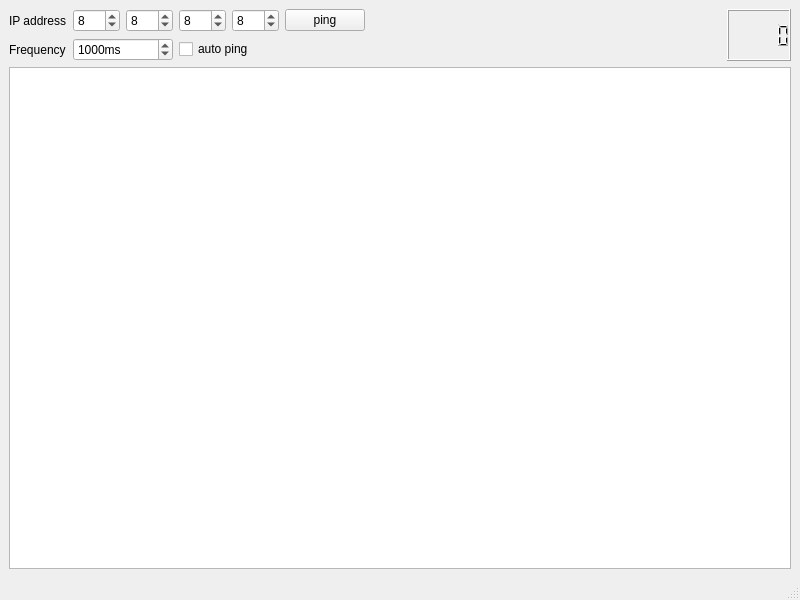
<?xml version="1.0" encoding="UTF-8"?>
<ui version="4.0">
 <class>MainWindow</class>
 <widget class="QMainWindow" name="MainWindow">
  <property name="geometry">
   <rect>
    <x>0</x>
    <y>0</y>
    <width>800</width>
    <height>600</height>
   </rect>
  </property>
  <property name="windowTitle">
   <string>MainWindow</string>
  </property>
  <widget class="QWidget" name="centralwidget">
   <layout class="QGridLayout" name="gridLayout">
    <item row="0" column="3">
     <widget class="QSpinBox" name="spinBox_ip_3">
      <property name="minimum">
       <number>0</number>
      </property>
      <property name="maximum">
       <number>255</number>
      </property>
      <property name="value">
       <number>8</number>
      </property>
     </widget>
    </item>
    <item row="2" column="0" colspan="8">
     <widget class="QChartView" name="graphicsView"/>
    </item>
    <item row="0" column="2">
     <widget class="QSpinBox" name="spinBox_ip_2">
      <property name="minimum">
       <number>0</number>
      </property>
      <property name="maximum">
       <number>255</number>
      </property>
      <property name="value">
       <number>8</number>
      </property>
     </widget>
    </item>
    <item row="1" column="0">
     <widget class="QLabel" name="label_freq">
      <property name="text">
       <string>Frequency</string>
      </property>
     </widget>
    </item>
    <item row="1" column="1" colspan="2">
     <widget class="QSpinBox" name="spinBox_freq">
      <property name="suffix">
       <string>ms</string>
      </property>
      <property name="minimum">
       <number>50</number>
      </property>
      <property name="maximum">
       <number>1000000</number>
      </property>
      <property name="singleStep">
       <number>100</number>
      </property>
      <property name="value">
       <number>1000</number>
      </property>
     </widget>
    </item>
    <item row="0" column="4">
     <widget class="QSpinBox" name="spinBox_ip_4">
      <property name="minimum">
       <number>0</number>
      </property>
      <property name="maximum">
       <number>255</number>
      </property>
      <property name="value">
       <number>8</number>
      </property>
     </widget>
    </item>
    <item row="0" column="0">
     <widget class="QLabel" name="label_ip">
      <property name="text">
       <string>IP address</string>
      </property>
     </widget>
    </item>
    <item row="0" column="7" rowspan="2">
     <widget class="QLCDNumber" name="lcdNumber"/>
    </item>
    <item row="0" column="1">
     <widget class="QSpinBox" name="spinBox_ip_1">
      <property name="minimum">
       <number>0</number>
      </property>
      <property name="maximum">
       <number>255</number>
      </property>
      <property name="value">
       <number>8</number>
      </property>
     </widget>
    </item>
    <item row="0" column="6" rowspan="2">
     <spacer name="horizontalSpacer">
      <property name="orientation">
       <enum>Qt::Horizontal</enum>
      </property>
      <property name="sizeHint" stdset="0">
       <size>
        <width>40</width>
        <height>20</height>
       </size>
      </property>
     </spacer>
    </item>
    <item row="0" column="5">
     <widget class="QPushButton" name="pushButton_ping">
      <property name="text">
       <string>ping</string>
      </property>
     </widget>
    </item>
    <item row="1" column="3" colspan="2">
     <widget class="QCheckBox" name="checkBox_ping">
      <property name="text">
       <string>auto ping</string>
      </property>
     </widget>
    </item>
   </layout>
  </widget>
  <widget class="QStatusBar" name="statusbar"/>
 </widget>
 <customwidgets>
  <customwidget>
   <class>QChartView</class>
   <extends>QGraphicsView</extends>
   <header>qchartview.h</header>
  </customwidget>
 </customwidgets>
 <resources/>
 <connections/>
</ui>
